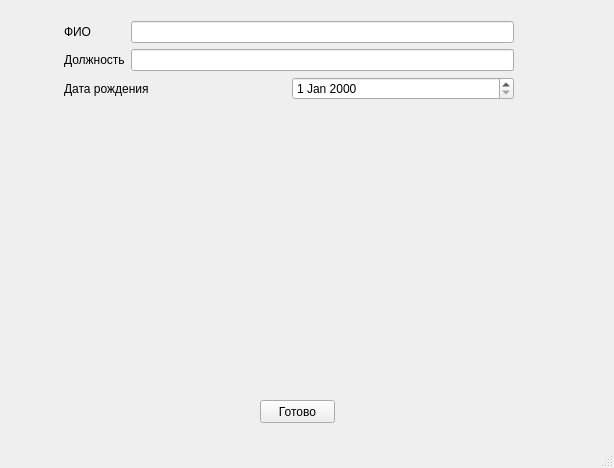
<?xml version="1.0" encoding="UTF-8"?>
<ui version="4.0">
 <class>MainWindow</class>
 <widget class="QMainWindow" name="MainWindow">
  <property name="geometry">
   <rect>
    <x>0</x>
    <y>0</y>
    <width>614</width>
    <height>468</height>
   </rect>
  </property>
  <property name="windowTitle">
   <string>MainWindow</string>
  </property>
  <widget class="QWidget" name="centralwidget">
   <widget class="QWidget" name="layoutWidget">
    <property name="geometry">
     <rect>
      <x>64</x>
      <y>21</y>
      <width>450</width>
      <height>259</height>
     </rect>
    </property>
    <layout class="QGridLayout" name="gridLayout_3">
     <item row="0" column="0" rowspan="2">
      <layout class="QVBoxLayout" name="verticalLayout"/>
     </item>
     <item row="1" column="1">
      <layout class="QGridLayout" name="gridLayout_2">
       <item row="0" column="0">
        <widget class="QLabel" name="label_birthday">
         <property name="styleSheet">
          <string notr="true"/>
         </property>
         <property name="text">
          <string>Дата рождения</string>
         </property>
        </widget>
       </item>
       <item row="2" column="0" colspan="2">
        <layout class="QHBoxLayout" name="horizontalLayout"/>
       </item>
       <item row="0" column="1">
        <widget class="QDateEdit" name="dateEdit">
         <property name="styleSheet">
          <string notr="true"/>
         </property>
        </widget>
       </item>
       <item row="1" column="0">
        <widget class="QLabel" name="label_phone">
         <property name="styleSheet">
          <string notr="true">font: 10pt &quot;xos4 Terminus&quot;;
color:rgb(104, 0, 130)</string>
         </property>
         <property name="text">
          <string/>
         </property>
        </widget>
       </item>
      </layout>
     </item>
     <item row="0" column="1">
      <layout class="QGridLayout" name="gridLayout">
       <property name="verticalSpacing">
        <number>6</number>
       </property>
       <item row="1" column="1">
        <widget class="QLineEdit" name="lineEdit_dolzhnost"/>
       </item>
       <item row="0" column="1">
        <widget class="QLineEdit" name="lineEdit_fio">
         <property name="text">
          <string/>
         </property>
        </widget>
       </item>
       <item row="1" column="0">
        <widget class="QLabel" name="label_dolzhnost">
         <property name="styleSheet">
          <string notr="true"/>
         </property>
         <property name="text">
          <string>Должность</string>
         </property>
        </widget>
       </item>
       <item row="0" column="0">
        <widget class="QLabel" name="label_fio">
         <property name="styleSheet">
          <string notr="true"/>
         </property>
         <property name="text">
          <string>ФИО</string>
         </property>
        </widget>
       </item>
      </layout>
     </item>
    </layout>
   </widget>
   <widget class="QPushButton" name="pushButton">
    <property name="geometry">
     <rect>
      <x>260</x>
      <y>400</y>
      <width>75</width>
      <height>23</height>
     </rect>
    </property>
    <property name="styleSheet">
     <string notr="true"/>
    </property>
    <property name="text">
     <string>Готово</string>
    </property>
   </widget>
  </widget>
  <widget class="QMenuBar" name="menubar">
   <property name="geometry">
    <rect>
     <x>0</x>
     <y>0</y>
     <width>614</width>
     <height>20</height>
    </rect>
   </property>
  </widget>
  <widget class="QStatusBar" name="statusbar"/>
 </widget>
 <resources/>
 <connections/>
</ui>
